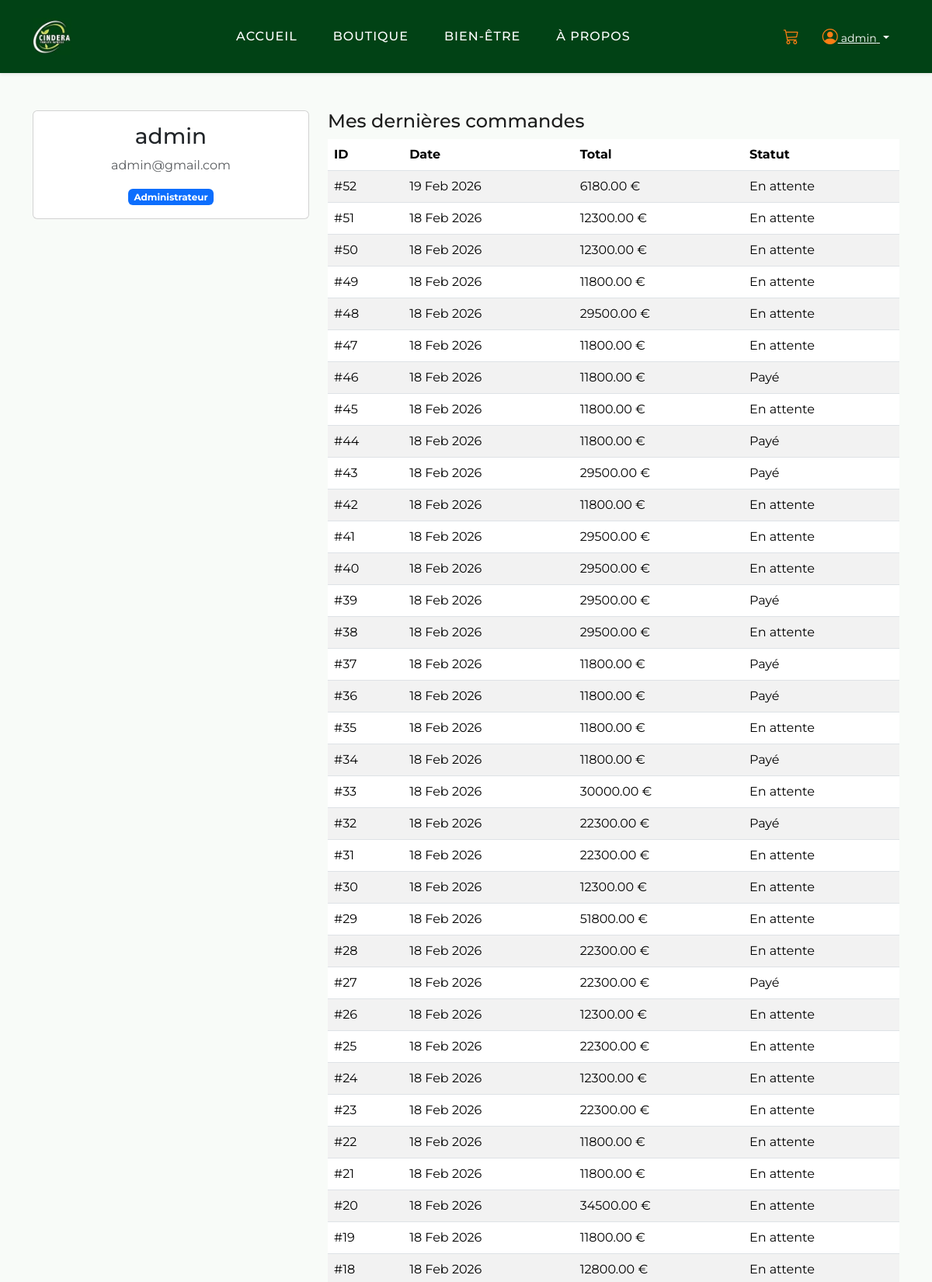
Screenshot of /boutique/profile/ (signed in, upper part) with the database file from the repository.
### shop/models.py (models this page shows, shortened)
class User(AbstractUser):
    class Role(models.TextChoices):
        CUSTOMER = "customer", _("Client")
        GESTIONNAIRE = "gestionnaire", _("Gestionnaire")
        ADMIN = "admin", _("Administrateur")
    role = models.CharField(max_length=20, choices=Role.choices, default=Role.CUSTOMER)
    @property
    def is_manager(self):
        return self.role == self.Role.GESTIONNAIRE
    @property
    def is_admin_role(self):
        return self.role == self.Role.ADMIN

class Order(models.Model):
    class PaymentStatus(models.TextChoices):
        PENDING = 'pending', 'En attente'
        PAID = 'paid', 'Payé'
        FAILED = 'failed', 'Échoué'
        REFUNDED = 'refunded', 'Remboursé'
    user = models.ForeignKey(
        settings.AUTH_USER_MODEL,
        on_delete=models.SET_NULL, null=True, blank=True, related_name='orders'
    )
    first_name = models.CharField(max_length=100)
    last_name = models.CharField(max_length=100)
    email = models.EmailField()
    address = models.TextField()
    postal_code = models.CharField(max_length=20, verbose_name="Code postal")
    phone = models.CharField(max_length=20, blank=True, verbose_name="Téléphone")
    city = models.CharField(max_length=100)
    country = models.CharField(max_length=50)  # <-- ajoute ce champ
    shipping_zone = models.ForeignKey(ShippingZone, on_delete=models.SET_NULL, null=True)
    payment_method = models.ForeignKey(PaymentMethod, on_delete=models.SET_NULL, null=True)
    coupon = models.ForeignKey(Coupon, on_delete=models.SET_NULL, null=True, blank=True)
    subtotal = models.DecimalField(max_digits=10, decimal_places=2, default=0)
    vat_rate = models.DecimalField(max_digits=5, decimal_places=2, default=18)
    vat_amount = models.DecimalField(max_digits=10, decimal_places=2, default=0)
    shipping_cost = models.DecimalField(max_digits=10, decimal_places=2, default=0)
    discount_amount = models.DecimalField(max_digits=10, decimal_places=2, default=0)
    payment_fee = models.DecimalField(max_digits=10, decimal_places=2, default=0)
    total_price = models.DecimalField(max_digits=10, decimal_places=2, default=0)
    payment_status = models.CharField(max_length=20, choices=PaymentStatus.choices, default=PaymentStatus.PENDING)
    is_shipped = models.BooleanField(default=False)
    created_at = models.DateTimeField(auto_now_add=True)
    class Meta:
        ordering = ['-created_at']

### shop/views.py (the view)
# urls.py: path("profile/", views.profile, name="profile"),
@login_required
def profile(request):
    orders = request.user.orders.all()
    return render(request, 'shop/auth/profile.html', {'orders': orders})

### shop/context_processors.py (called while the page is built)
def cart_item_count(request):
    cart = request.session.get('cart', {})
    total_quantity = sum(int(item['quantity']) for item in cart.values())
    return {'cart_item_count': total_quantity}

def categories_context(request):
    return {
        'categories': Category.objects.all()
    }

### templates/shop/auth/profile.html
{% extends "base.html" %}
{% block content %}
<div class="container mt-5">
    <div class="row">
        <div class="col-md-4">
            <div class="card">
                <div class="card-body text-center">
                    <h3>{{ user.username }}</h3>
                    <p class="text-muted">{{ user.email }}</p>
                    <span class="badge bg-primary">{{ user.get_role_display }}</span>
                </div>
            </div>
        </div>
        <div class="col-md-8">
            <h4>Mes dernières commandes</h4>
            <table class="table table-striped">
                <thead>
                    <tr>
                        <th>ID</th>
                        <th>Date</th>
                        <th>Total</th>
                        <th>Statut</th>
                    </tr>
                </thead>
                <tbody>
                    {% for order in orders %}
                    <tr>
                        <td>#{{ order.id }}</td>
                        <td>{{ order.created_at|date:"d M Y" }}</td>
                        <td>{{ order.total_price }} €</td>
                        <td>{{ order.get_payment_status_display }}</td>
                    </tr>
                    {% empty %}
                    <tr><td colspan="4">Aucune commande passée.</td></tr>
                    {% endfor %}
                </tbody>
            </table>
        </div>
    </div>
</div>
{% endblock %}

### templates/base.html (shortened to what this page needs)
{% load static %}
<!DOCTYPE html>
<html lang="fr">
<head>
    <link href="https://cdn.jsdelivr.net/npm/bootstrap@5.3.2/dist/css/bootstrap.min.css" rel="stylesheet">
<link rel="stylesheet" href="https://cdn.jsdelivr.net/npm/bootstrap-icons@1.10.0/font/bootstrap-icons.css">
    <link rel="stylesheet" href="https://cdnjs.cloudflare.com/ajax/libs/font-awesome/6.4.0/css/all.min.css">
</head>
<body>
    <nav class="navbar navbar-expand-lg navbar-dark shadow-sm sticky-top">
        <div class="container">
            <a class="navbar-brand" href="{% url 'home' %}">
                <img src="{% static 'img/logo.jpg' %}" alt="Cindera">
            </a>
            <div class="collapse navbar-collapse" id="navbarContent">
                <ul class="navbar-nav mb-2 mb-lg-0 mx-auto">
                    <li class="nav-item">
                        <a class="nav-link {% if request.resolver_match.url_name == 'home' %}active{% endif %}" href="{% url 'home' %}">Accueil</a>
                    </li>
                    <li class="nav-item">
                        <a class="nav-link {% if request.resolver_match.url_name == 'shop' %}active{% endif %}" href="{% url 'products:shop' %}">Boutique</a>
                    </li>
                    <li class="nav-item">
                        <a class="nav-link {% if request.resolver_match.url_name == 'bien_etre' %}active{% endif %}" href="{% url 'products:bien_etre' %}">Bien-être</a>
                    </li>
                    <li class="nav-item">
                        <a class="nav-link {% if request.resolver_match.url_name == 'about' %}active{% endif %}" href="{% url 'products:about' %}">À propos</a>
                    </li>
                </ul>
                <div class="d-flex align-items-center gap-3">
                    <a href="{% url 'products:cart_detail' %}" class="btn btn-link position-relative nav-icon-orange p-0">
                        <i class="bi bi-cart3 fs-5"></i>
                    </a>
{% if user.is_authenticated %}
    <div class="dropdown">
        <button class="btn btn-link dropdown-toggle text-white" type="button" data-bs-toggle="dropdown">
            <i class="bi bi-person-circle fs-5 nav-icon-orange"></i>
            <span class="d-none d-md-inline small">{{ user.username }}</span>
        </button>
    </div>
{% else %}
    <a href="{% url 'products:login' %}" class="btn btn-outline-light btn-sm rounded-pill px-3">
        <i class="bi bi-box-arrow-in-right me-1"></i> Connexion
    </a>
{% endif %}
                </div>
            </div>
        </div>
    </nav>
    <main>
        {% block content %}{% endblock %}
    </main>
</body>
</html>

### templates/base.html (style rules this page uses)
:root { --primary: #014215; --primary-light: #014215; --accent: #fd7e14; --text-dark: #1c1c1c; --text-light: #666; --white: #ffffff; }
body { font-family: 'Montserrat', sans-serif; background-color: #f8fbf8; color: var(--text-dark); display: flex; flex-direction: column; min-height: 100vh; }
main { flex: 1; }
.navbar { background: linear-gradient(90deg, var(--primary), var(--primary-light)) !important; padding: 18px 0; transition: all 0.3s ease; }
.navbar-brand img { height: 48px; transition: transform 0.3s ease; }
.navbar-nav { gap: 30px; }
.navbar-nav .nav-link { color: var(--white) !important; font-weight: 500; text-transform: uppercase; letter-spacing: 1px; position: relative; transition: 0.3s; }
.navbar-nav .nav-link::after { content: ""; position: absolute; left: 0; bottom: -6px; width: 0%; height: 2px; background: var(--accent); transition: 0.3s ease; }
.nav-icon-orange { color: var(--accent) !important; }

### rows the page displays
User: username "admin", email "admin@gmail.com", role "Administrateur"
Order: id "52", created_at "19 Feb 2026", total_price "6180.00", payment_status "En attente"
Order: id "51", created_at "18 Feb 2026", total_price "12300.00", payment_status "En attente"
Order: id "50", created_at "18 Feb 2026", total_price "12300.00", payment_status "En attente"
Order: id "49", created_at "18 Feb 2026", total_price "11800.00", payment_status "En attente"
Order: id "48", created_at "18 Feb 2026", total_price "29500.00", payment_status "En attente"
Order: id "47", created_at "18 Feb 2026", total_price "11800.00", payment_status "En attente"
Order: id "46", created_at "18 Feb 2026", total_price "11800.00", payment_status "Payé"
Order: id "45", created_at "18 Feb 2026", total_price "11800.00", payment_status "En attente"
Order: id "44", created_at "18 Feb 2026", total_price "11800.00", payment_status "Payé"
Order: id "43", created_at "18 Feb 2026", total_price "29500.00", payment_status "Payé"
Order: id "42", created_at "18 Feb 2026", total_price "11800.00", payment_status "En attente"
Order: id "41", created_at "18 Feb 2026", total_price "29500.00", payment_status "En attente"
Order: id "40", created_at "18 Feb 2026", total_price "29500.00", payment_status "En attente"
Order: id "39", created_at "18 Feb 2026", total_price "29500.00", payment_status "Payé"
Order: id "38", created_at "18 Feb 2026", total_price "29500.00", payment_status "En attente"
Order: id "37", created_at "18 Feb 2026", total_price "11800.00", payment_status "Payé"
Order: id "36", created_at "18 Feb 2026", total_price "11800.00", payment_status "Payé"
Order: id "35", created_at "18 Feb 2026", total_price "11800.00", payment_status "En attente"
Order: id "34", created_at "18 Feb 2026", total_price "11800.00", payment_status "Payé"
Order: id "33", created_at "18 Feb 2026", total_price "30000.00", payment_status "En attente"
Order: id "32", created_at "18 Feb 2026", total_price "22300.00", payment_status "Payé"
Order: id "31", created_at "18 Feb 2026", total_price "22300.00", payment_status "En attente"
Order: id "30", created_at "18 Feb 2026", total_price "12300.00", payment_status "En attente"
Order: id "29", created_at "18 Feb 2026", total_price "51800.00", payment_status "En attente"
Order: id "28", created_at "18 Feb 2026", total_price "22300.00", payment_status "En attente"
Order: id "27", created_at "18 Feb 2026", total_price "22300.00", payment_status "Payé"
Order: id "26", created_at "18 Feb 2026", total_price "12300.00", payment_status "En attente"
Order: id "25", created_at "18 Feb 2026", total_price "22300.00", payment_status "En attente"
Order: id "24", created_at "18 Feb 2026", total_price "12300.00", payment_status "En attente"
Order: id "23", created_at "18 Feb 2026", total_price "22300.00", payment_status "En attente"
Order: id "22", created_at "18 Feb 2026", total_price "11800.00", payment_status "En attente"
Order: id "21", created_at "18 Feb 2026", total_price "11800.00", payment_status "En attente"
Order: id "20", created_at "18 Feb 2026", total_price "34500.00", payment_status "En attente"
Order: id "19", created_at "18 Feb 2026", total_price "11800.00", payment_status "En attente"
Order: id "18", created_at "18 Feb 2026", total_price "12800.00", payment_status "En attente"
